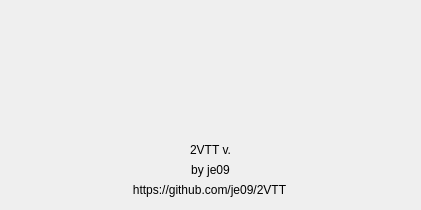
<?xml version="1.0" encoding="UTF-8"?>
<ui version="4.0">
 <class>Form</class>
 <widget class="QWidget" name="Form">
  <property name="geometry">
   <rect>
    <x>0</x>
    <y>0</y>
    <width>421</width>
    <height>210</height>
   </rect>
  </property>
  <property name="minimumSize">
   <size>
    <width>421</width>
    <height>210</height>
   </size>
  </property>
  <property name="maximumSize">
   <size>
    <width>421</width>
    <height>210</height>
   </size>
  </property>
  <property name="windowTitle">
   <string>About</string>
  </property>
  <widget class="QLabel" name="label">
   <property name="geometry">
    <rect>
     <x>0</x>
     <y>140</y>
     <width>421</width>
     <height>20</height>
    </rect>
   </property>
   <property name="text">
    <string>2VTT v.</string>
   </property>
   <property name="alignment">
    <set>Qt::AlignCenter</set>
   </property>
  </widget>
  <widget class="QLabel" name="label_3">
   <property name="geometry">
    <rect>
     <x>0</x>
     <y>160</y>
     <width>421</width>
     <height>20</height>
    </rect>
   </property>
   <property name="text">
    <string>by je09</string>
   </property>
   <property name="alignment">
    <set>Qt::AlignCenter</set>
   </property>
  </widget>
  <widget class="QLabel" name="label_2">
   <property name="geometry">
    <rect>
     <x>-1</x>
     <y>180</y>
     <width>421</width>
     <height>20</height>
    </rect>
   </property>
   <property name="text">
    <string>https://github.com/je09/2VTT</string>
   </property>
   <property name="alignment">
    <set>Qt::AlignCenter</set>
   </property>
  </widget>
  <widget class="QLabel" name="label_4">
   <property name="geometry">
    <rect>
     <x>0</x>
     <y>0</y>
     <width>421</width>
     <height>151</height>
    </rect>
   </property>
   <property name="text">
    <string/>
   </property>
   <property name="pixmap">
    <pixmap resource="../Images/icon.qrc">:/icon about/icon.tiff</pixmap>
   </property>
   <property name="alignment">
    <set>Qt::AlignCenter</set>
   </property>
  </widget>
 </widget>
 <resources>
  <include location="../Images/icon.qrc"/>
 </resources>
 <connections/>
</ui>
